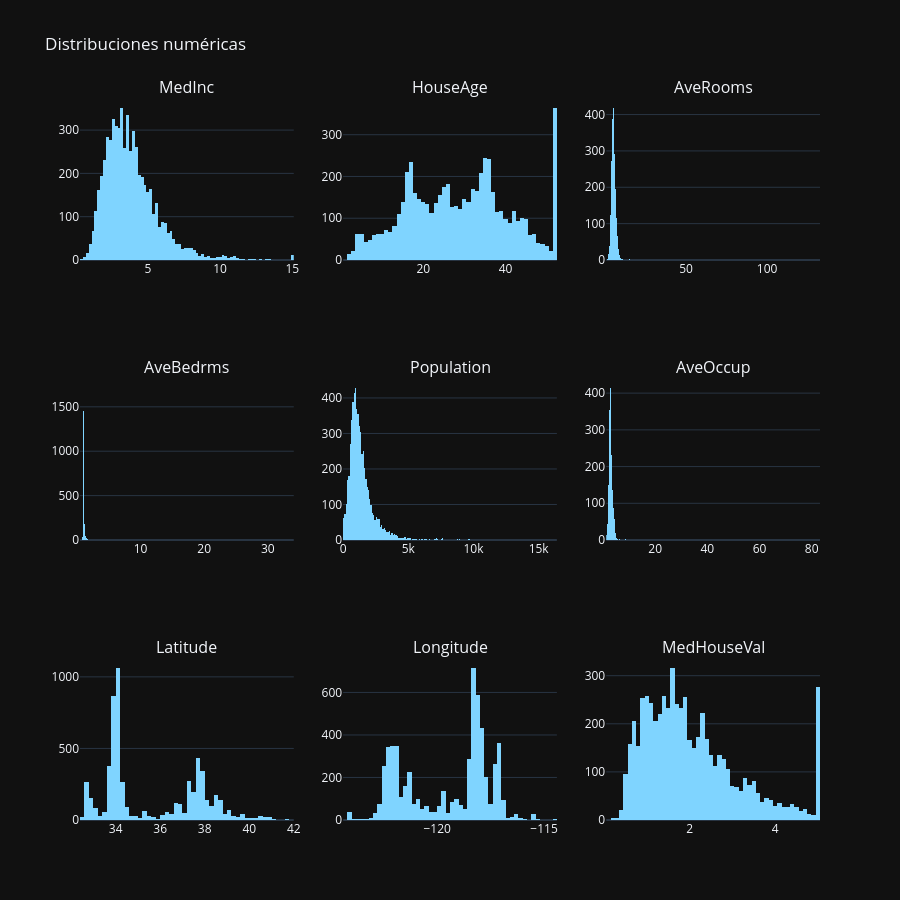

Here is the notebook cell this chart was saved with:
### Code cell
# 2.4 Distribuciones de variables numéricas
num_cols = df.select_dtypes(include='number').columns.tolist()
if num_cols:
    display(df[num_cols].describe().T)
    cols = num_cols[:9]; rows = (len(cols)+2)//3
    fig = sp.make_subplots(rows=rows, cols=3, subplot_titles=cols)
    for i, col in enumerate(cols):
        fig.add_trace(go.Histogram(x=df[col].dropna(), marker_color=PRIMARY, name=col),
                      row=i//3+1, col=i%3+1)
    fig.update_layout(height=300*rows, showlegend=False, title_text='Distribuciones numéricas',
                      template='plotly_dark'); fig.show()
else:
    print('Sin columnas numéricas.')

### Figure 1 — Plotly figure (JSON) as saved in the notebook; plotly's stock layout.template omitted (floating-point values rounded to 4 significant figures; data arrays with more than 128 entries replaced by an {"elided": "..."} marker saying what was removed)
{"data": [{"marker": {"color": "#7fd4ff"}, "name": "MedInc", "type": "histogram", "x": {"elided": "6000 float values"}, "xaxis": "x", "yaxis": "y"}, {"marker": {"color": "#7fd4ff"}, "name": "HouseAge", "type": "histogram", "x": {"elided": "6000 float values"}, "xaxis": "x2", "yaxis": "y2"}, {"marker": {"color": "#7fd4ff"}, "name": "AveRooms", "type": "histogram", "x": {"elided": "6000 float values"}, "xaxis": "x3", "yaxis": "y3"}, {"marker": {"color": "#7fd4ff"}, "name": "AveBedrms", "type": "histogram", "x": {"elided": "6000 float values"}, "xaxis": "x4", "yaxis": "y4"}, {"marker": {"color": "#7fd4ff"}, "name": "Population", "type": "histogram", "x": {"elided": "6000 float values"}, "xaxis": "x5", "yaxis": "y5"}, {"marker": {"color": "#7fd4ff"}, "name": "AveOccup", "type": "histogram", "x": {"elided": "6000 float values"}, "xaxis": "x6", "yaxis": "y6"}, {"marker": {"color": "#7fd4ff"}, "name": "Latitude", "type": "histogram", "x": {"elided": "6000 float values"}, "xaxis": "x7", "yaxis": "y7"}, {"marker": {"color": "#7fd4ff"}, "name": "Longitude", "type": "histogram", "x": {"elided": "6000 float values"}, "xaxis": "x8", "yaxis": "y8"}, {"marker": {"color": "#7fd4ff"}, "name": "MedHouseVal", "type": "histogram", "x": {"elided": "6000 float values"}, "xaxis": "x9", "yaxis": "y9"}], "layout": {"annotations": [{"font": {"size": 16}, "showarrow": false, "text": "MedInc", "x": 0.1444, "xanchor": "center", "xref": "paper", "y": 1.0, "yanchor": "bottom", "yref": "paper"}, {"font": {"size": 16}, "showarrow": false, "text": "HouseAge", "x": 0.5, "xanchor": "center", "xref": "paper", "y": 1.0, "yanchor": "bottom", "yref": "paper"}, {"font": {"size": 16}, "showarrow": false, "text": "AveRooms", "x": 0.8556, "xanchor": "center", "xref": "paper", "y": 1.0, "yanchor": "bottom", "yref": "paper"}, {"font": {"size": 16}, "showarrow": false, "text": "AveBedrms", "x": 0.1444, "xanchor": "center", "xref": "paper", "y": 0.6111, "yanchor": "bottom", "yref": "paper"}, {"font": {"size": 16}, "showarrow": false, "text": "Population", "x": 0.5, "xanchor": "center", "xref": "paper", "y": 0.6111, "yanchor": "bottom", "yref": "paper"}, {"font": {"size": 16}, "showarrow": false, "text": "AveOccup", "x": 0.8556, "xanchor": "center", "xref": "paper", "y": 0.6111, "yanchor": "bottom", "yref": "paper"}, {"font": {"size": 16}, "showarrow": false, "text": "Latitude", "x": 0.1444, "xanchor": "center", "xref": "paper", "y": 0.2222, "yanchor": "bottom", "yref": "paper"}, {"font": {"size": 16}, "showarrow": false, "text": "Longitude", "x": 0.5, "xanchor": "center", "xref": "paper", "y": 0.2222, "yanchor": "bottom", "yref": "paper"}, {"font": {"size": 16}, "showarrow": false, "text": "MedHouseVal", "x": 0.8556, "xanchor": "center", "xref": "paper", "y": 0.2222, "yanchor": "bottom", "yref": "paper"}], "height": 900, "showlegend": false, "title": {"text": "Distribuciones numéricas"}, "xaxis": {"anchor": "y", "domain": [0.0, 0.2889]}, "xaxis2": {"anchor": "y2", "domain": [0.3556, 0.6444]}, "xaxis3": {"anchor": "y3", "domain": [0.7111, 1.0]}, "xaxis4": {"anchor": "y4", "domain": [0.0, 0.2889]}, "xaxis5": {"anchor": "y5", "domain": [0.3556, 0.6444]}, "xaxis6": {"anchor": "y6", "domain": [0.7111, 1.0]}, "xaxis7": {"anchor": "y7", "domain": [0.0, 0.2889]}, "xaxis8": {"anchor": "y8", "domain": [0.3556, 0.6444]}, "xaxis9": {"anchor": "y9", "domain": [0.7111, 1.0]}, "yaxis": {"anchor": "x", "domain": [0.7778, 1.0]}, "yaxis2": {"anchor": "x2", "domain": [0.7778, 1.0]}, "yaxis3": {"anchor": "x3", "domain": [0.7778, 1.0]}, "yaxis4": {"anchor": "x4", "domain": [0.3889, 0.6111]}, "yaxis5": {"anchor": "x5", "domain": [0.3889, 0.6111]}, "yaxis6": {"anchor": "x6", "domain": [0.3889, 0.6111]}, "yaxis7": {"anchor": "x7", "domain": [0.0, 0.2222]}, "yaxis8": {"anchor": "x8", "domain": [0.0, 0.2222]}, "yaxis9": {"anchor": "x9", "domain": [0.0, 0.2222]}}}
